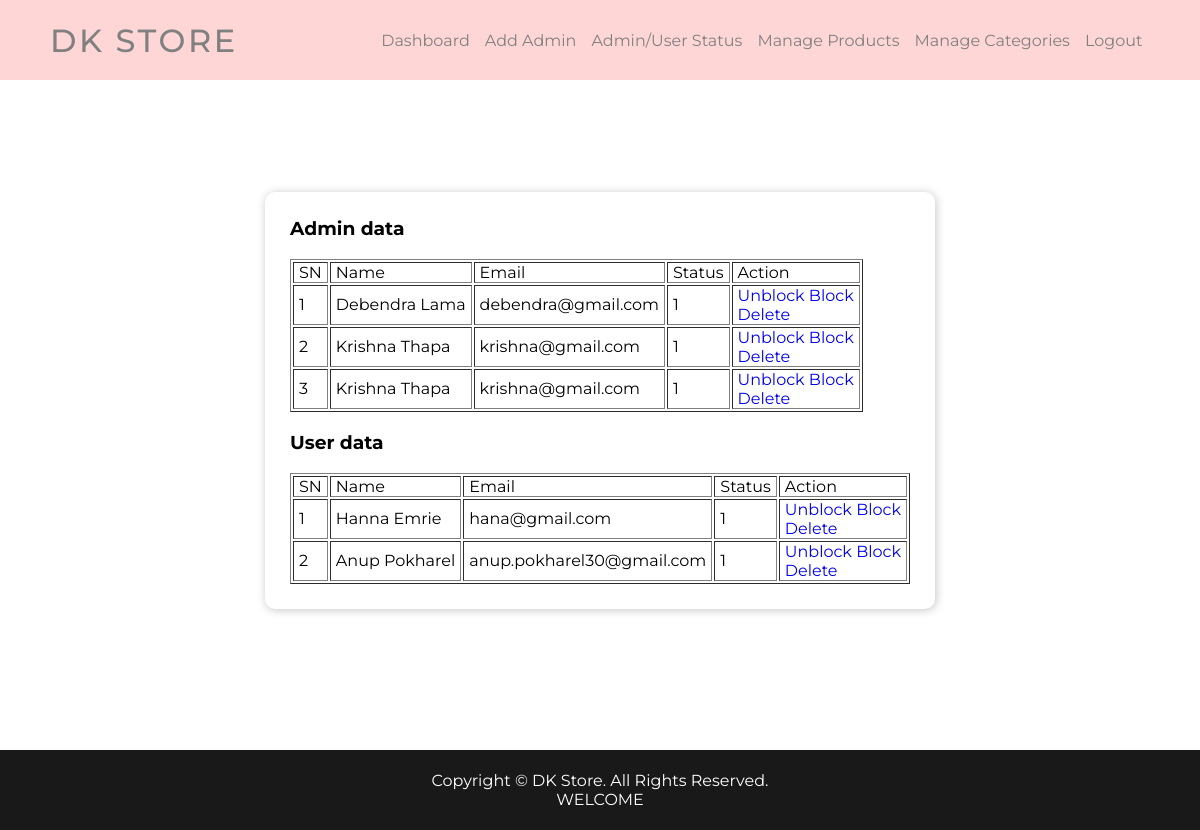
/admin/Status.php (signed in), run on the app's committed database.
### tables this page shows
CREATE TABLE `tbl_users` (
  `id` int(11) NOT NULL,
  `name` varchar(100) DEFAULT NULL,
  `username` varchar(100) DEFAULT NULL,
  `email` varchar(100) DEFAULT NULL,
  `password` varchar(100) DEFAULT NULL,
  `phone` bigint(20) DEFAULT NULL,
  `status` tinyint(1) DEFAULT 1,
  `gender` varchar(100) DEFAULT NULL,
  `address` varchar(100) DEFAULT NULL,
  `image` varchar(100) DEFAULT NULL
);

### admin/sessionAdmin.php (called while the page is built, shortened)
<?php
    require_once '../Connection.php';
    if(isset($_SESSION['username'])) {
        $username = $_SESSION['username'];
        try {
            $sql = "select * from tbl_admins where username = '$username';";
            $result = mysqli_query($connection, $sql);
        } catch(Exception $e) {
            die('Database connection error' . '<br>' . $e -> getMessage());
        }
    } else {
        header("location: ../Account.php?msg=1");
    }
?>

### admin/Status.php (the view, shortened to what this page needs)
<?php
    require_once 'sessionAdmin.php';
    require_once '../Connection.php';
    $error = [];
    $dataAdmins = [];
    $dataUsers = [];
    try {
        $sqla = "select * from tbl_admins";
        $sqlu = "select * from tbl_users";
        $resulta = mysqli_query($connection, $sqla);
        $resultu = mysqli_query($connection, $sqlu);
        if(mysqli_num_rows($resulta) > 0) {
            while($rowa = mysqli_fetch_assoc($resulta)) {
                array_push($dataAdmins, $rowa);
            }
        }
        if(mysqli_num_rows($resultu) > 0) {
            while($rowu = mysqli_fetch_assoc($resultu)) {
                array_push($dataUsers, $rowu);
            }
        }
    } catch(Exception $e) {
        $error['database'] = $e -> getMessage();
    }
?>
<html>
    <head>
        <link rel="stylesheet" href="../Style.css">
        <link rel="stylesheet" href="https://pro.fontawesome.com/releases/v5.10.0/css/all.css">
    </head>
    <body>
        <div class="header">
            <?php require 'AdminNavigation.php'; ?>
        </div>
        <div class="status-container">
            <div class="contact-container">
                <h3>Admin data</h3><br>
                <div class="admin">
                    <table border="1">
                        <tr>
                            <td>SN</td>
                            <td>Name</td>
                            <td>Email</td>
                            <td>Status</td>
                            <td>Action</td>
                        </tr>
                        <?php foreach($dataAdmins as $key => $data) { ?>
                            <tr>
                                <td><?php echo $key + 1; ?></td>
                                <td><?php echo $data['name'] ?></td>
                                <td><?php echo $data['email'] ?></td>
                                <td><?php echo $data['status'] ?></td>
                                <td>
                                    <a href="unblock.php?id=<?php echo $data['id']; ?>&type=admin" onclick="return confirm('Unblock the admin?');">Unblock</a>
                                    <a href="block.php?id=<?php echo $data['id']; ?>&type=admin" onclick="return confirm('Block the admin?');">Block</a><br>
                                    <a href="delete.php?id=<?php echo $data['id']; ?>&type=admin" onclick="return confirm('Delete the admin informations?');">Delete</a>
                                </td>
                            </tr>
                        <?php } ?>
                    </table>
                </div><br>
                <h3>User data</h3>
                <div class="user"><br>
                    <table border="1">
                        <tr>
                            <td>SN</td>
                            <td>Name</td>
                            <td>Email</td>
                            <td>Status</td>
                            <td>Action</td>
                        </tr>
                        <?php foreach($dataUsers as $key => $data) { ?>
                            <tr>
                                <td><?php echo $key + 1; ?></td>
                                <td><?php echo $data['name'] ?></td>
                                <td><?php echo $data['email'] ?></td>
                                <td><?php echo $data['status'] ?></td>
                                <td>
                                    <a href="unblock.php?id=<?php echo $data['id']; ?>&type=user" onclick="return confirm('Unblock the user?');">Unblock</a>
                                    <a href="block.php?id=<?php echo $data['id']; ?>&type=user" onclick="return confirm('Block the user?');">Block</a><br>
                                    <a href="delete.php?id=<?php echo $data['id']; ?>&type=user" onclick="return confirm('Delete the user informations?');">Delete</a>
                                </td>
                            </tr>
                        <?php } ?>
                    </table>
                </div>
            </div>
        </div>
        <footer class="footer">
            <center>
                <p>Copyright &copy DK </a> Store. All Rights Reserved.</p>
                <p>WELCOME</p>
            </center>
        </footer>
    </body>
</html>

### Style.css (style rules this page uses)
* { margin: 0; padding: 0; box-sizing: border-box; font-family: 'Montserrat', sans-serif; }
body { min-height: 100vh; }
.product-container, .profile-container, .dashboard-container, .status-container { display: flex; flex-direction: column; justify-content: center; align-items: center; min-height: 80vh; }
.contact-container { padding: 25px; border-radius: 10px; box-shadow: 1px 1px 10px rgba(0, 0, 0, 0.23); margin: 50px 0; }
.footer { display: flex; color: #fff; justify-content: center; align-items: center; background-color: rgba(0, 0, 0, 0.9); margin-top: 30px; height: 10vh; }
td { padding: 0 5px; }
a { text-decoration: none; }

### data on the page
tbl_users: name "Hanna Emrie", email "hana@gmail.com", status "1"
tbl_users: name "Anup Pokharel", email "anup.pokharel30@gmail.com", status "1"

### other printed values
$data['name'] "Debendra Lama"
$data['email'] "debendra@gmail.com"
$data['status'] "1"
$data['name'] "Krishna Thapa"
$data['email'] "krishna@gmail.com"
